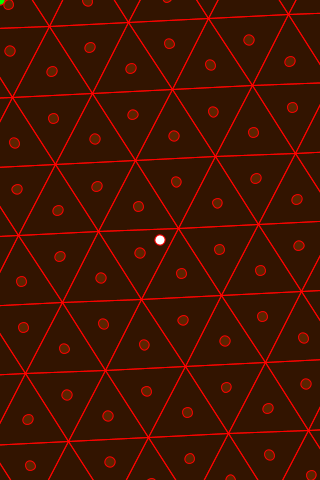
Frame 1 (no input)
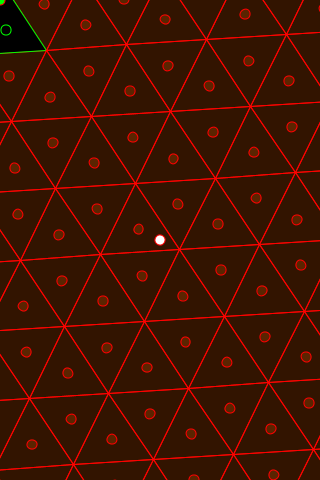
Frame 60 (the mouse pressed at the canvas centre just before this capture)
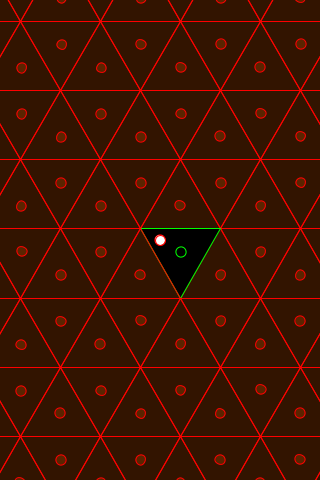
Frame 120 (the mouse held since frame 60 and released just before this capture)

The Processing sketch that drew these frames (run headless with seeded random() and noise(); from frame 60 on, the mouse is pressed at the canvas centre):

// Processing sketch: processing_156441
// ── processing_156441.pde

int screenWidth = 320;
int screenHeight = 480;
float r = 0.0;
int wCount = 8;
int hCount = 7;
int rad = 80;
float twothird = 2.0/3.0;
float d, mx, my;
float speed = 1;
RotateTrixel rotrixel;

void setup() {
  size(320,480);
  rectMode( CENTER );
  rotrixel = new RotateTrixel();

}
void draw() {
  background(0);
  pushMatrix();
  translate(width/2, height/2);
  float a = atan2(mouseY-height/2, mouseX-width/2);
  rotate(a);
  rotrixel.draw();
  popMatrix();

}

class RotateTrixel {
  GridTrixel gridtrixel;
  
  RotateTrixel() {
    gridtrixel = new GridTrixel(); 
  }
  
  void draw() {
    r = r + speed;  
    d = dist(width/2, height/2, mouseX, mouseY);
    mx = d*cos(radians(-r));
    my = d*sin(radians(-r));
  
    pushMatrix();
    rotate(radians(r));
    gridtrixel.draw();
    fill(0,255,0);
    ellipse(mx,my, 10, 10);
    popMatrix();
    fill(255);
    ellipse(0, 0, 10, 10);
  }
}

class GridTrixel {
  Trixel[] trixel;
  int n = 0;
  int count;
  int angleStart = 2;
  int angleEnd = 6;  
  GridTrixel() {
    count = wCount*hCount*(angleEnd-angleStart);
    trixel = new Trixel[count];
    for(int i=0; i < hCount; i++) {
      for(int j=0; j < wCount; j++) {
        for(int k=angleStart; k < angleEnd; k++) {
          trixel[n++] = new Trixel(j, i, rad, k);  
        }
      }
    }
    
  }
  
  void draw() {
    for (int i = 0; i < count; i++) {
      trixel[i].draw();
    }
  }
}



class Trixel {
  Triangle t;
  float x1, y1, x2, y2, x3, y3;
  float radius;
  boolean inverse;
  
  XY a,b,c;
  XY centroid;

  
  Trixel(float i, float j, float r, int inv) {
      radius = r;
      x1 = (i-(wCount-1)/2)*radius;      
      y1 = (j-(hCount-twothird)/2)*(radius + radius*twothird+5.25)+radius/2+5.25;
      
      float angle = (TWO_PI / 6) * inv;
      x2 = x1 + cos( angle ) * radius;
      y2 = y1 + sin( angle ) * radius;
      
      x3 = x1 + (cos(atan2(y2-y1,x2-x1)-PI/3) * dist(x1,y1,x2,y2));
      y3 = y1 + (sin(atan2(y2-y1,x2-x1)-PI/3) * dist(x1,y1,x2,y2));
      
      a = new XY(x1,y1);
      b = new XY(x2,y2);
      c = new XY(x3,y3);
      centroid = new XY(-1,-1);
      XY bc = new XY(b.x+(c.x-b.x)/2, b.y+(c.y-b.y)/2);
      centroid.set( int(a.x+(bc.x-a.x)*twothird) , int(a.y+(bc.y-a.y)*twothird) );
      
      t = new Triangle(x1,y1,x2,y2,x3,y3); 

  }
    
  void draw() {
    
    if(checkCollision(mx,my,t)){
      fill(0);
      stroke(#00ff00);
    }
    else{
      stroke(#ff0000);
      fill(#ff6600,50);
    }
    t.drawTriangle();
    ellipse(centroid.x, centroid.y, 10, 10);
  }


  boolean checkCollision(float x, float y, Triangle t) {
    float tArea,t1Area,t2Area,t3Area;
    tArea  = triangleArea(t.point1x, t.point1y, t.point3x, t.point3y, t.point2x, t.point2y);
    t1Area = triangleArea(x,y, t.point2x, t.point2y, t.point3x, t.point3y);
    t2Area = triangleArea(x,y, t.point3x, t.point3y, t.point1x, t.point1y);
    t3Area = triangleArea(x,y, t.point2x, t.point2y, t.point1x, t.point1y);    
    float totalArea = t1Area+t2Area+t3Area;
    return (totalArea == tArea);
  }
  
  float triangleArea(float p1, float p2, float p3, float p4, float p5, float p6) {
    float a,b,c,d;
    a = p1 - p5;
    b = p2 - p6;
    c = p3 - p5;
    d = p4 - p6;
    return (0.5* abs((a*d)-(b*c)));
  }
  
  
}

class Triangle {
  float point1x;
  float point1y;
  float point2x;
  float point2y;
  float point3x;
  float point3y;
  
  Triangle(float point1x,float point1y,float point2x,float point2y,float point3x,float point3y){
    this.point1x = point1x;
    this.point1y = point1y;
    this.point2x = point2x;
    this.point2y = point2y;
    this.point3x = point3x;
    this.point3y = point3y;        
  }
  
  void drawTriangle() {
    triangle(point1x, point1y, point2x, point2y, point3x, point3y);
  }
}


class XY
{
    float x, y;
    
    XY (float xx, float yy)
    {
        x=xx; 
        y=yy;
    }
    
    boolean inside (int xx, int yy)
    { 
        return (xx>x-5 && xx<x+5 && yy>y-5 && yy<y+5); 
    }
    
    void set ( int _x, int _y )
    {
        x=_x; 
        y=_y;
    }
}
